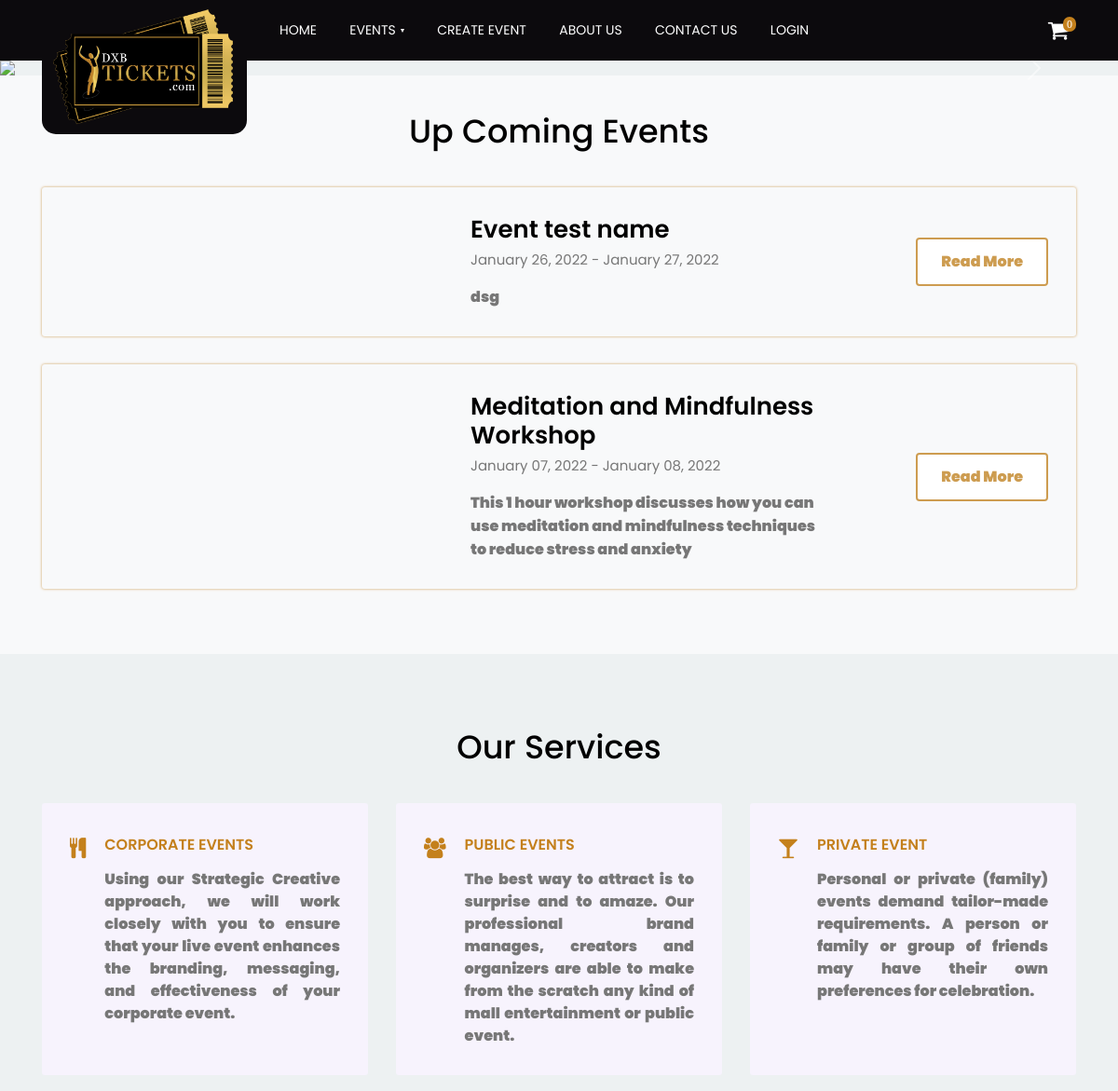
Before: /blank-page.php (upper part) with the older database file.
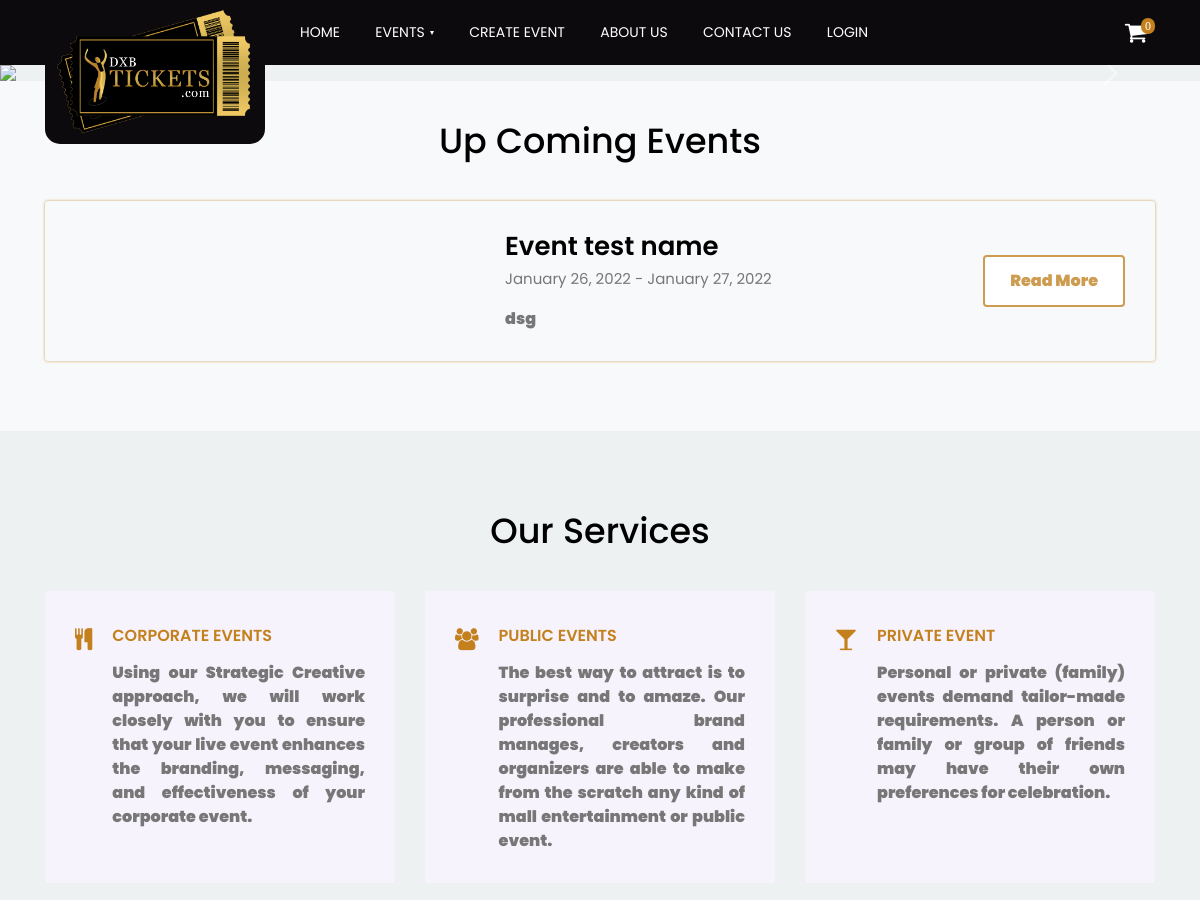
After: the same page with the newer database file.
### tables this page shows
CREATE TABLE IF NOT EXISTS `upcoming_event` (
  `UE_Id` int(100) NOT NULL AUTO_INCREMENT,
  `EventStatus` tinyint(1) DEFAULT NULL,
  `Description` text,
  `BannerImage` varchar(250) DEFAULT NULL,
  `DateCreate` datetime DEFAULT NULL,
  `StartDate` date DEFAULT NULL,
  `StartTime` time DEFAULT NULL,
  `EndDate` date DEFAULT NULL,
  `EndTime` time DEFAULT NULL,
  `ShortDescription` text,
  `EventName` varchar(100) DEFAULT NULL,
  `EventLocation` varchar(50) DEFAULT NULL,
  `AgeLimit` varchar(250) DEFAULT NULL,
  `Organizer` varchar(50) DEFAULT NULL,
  PRIMARY KEY (`UE_Id`)
);

### blank-page.php (called while the page is built, shortened)
<?php
    require_once './pages/link.php';
    require_once './pages/header.php';
    require_once './pages/slider.php';
    require_once './pages/upcoming-events.php';
    require_once './pages/our-services.php';
    require_once './pages/footer.php';
?>

### pages/upcoming-events.php (the view, shortened to what this page needs)
<?php
    $resUpcoming = mysqli_query($conn, "SELECT UE_Id, BannerImage, StartDate, EndDate, EventName, ShortDescription FROM upcoming_event WHERE EventStatus = 1 ORDER BY UE_Id DESC LIMIT 6");
    if (mysqli_num_rows($resUpcoming) > 0) {
?>
    <section class="w3l-price-2">
        <div class="price-main">
            <div class="wrapper">
                <div class="section-title align-center text-center">
                        <h4>Up Coming Events</h4>
                </div>
                <div class="pricing-style-w3ls">
                    <div class="pricing-chart">
                    <?php
                        while($rowUpcoming = mysqli_fetch_assoc($resUpcoming)) {
                            ?>
                            <div class="price-box btn-layout bt6">
                                <div class="grid grid-column-2">
                                    <div class="column1">
                                        <div class="job-info">
                                            <h6 class="pricehead"><a href="event-single.php?pid=<?php echo $rowUpcoming['UE_Id'];?>"><?php echo $rowUpcoming['EventName'];?></a></h6>
                                            <h5><?php echo date_format(date_create($rowUpcoming['StartDate']), 'F d, Y') . " - " . date_format(date_create($rowUpcoming['EndDate']), 'F d, Y'); ?> </h5>
                                            <p><?php echo $rowUpcoming['ShortDescription'];?></p>
                                        </div>
                                    </div>
                                    <div class="column3 text-right">
                                        <a href="event-single.php?pid=<?php echo $rowUpcoming['UE_Id'];?>" class="actionbg">Read More</a>
                                    </div>
                                </div>
                            </div>
                            <?php
                        }
                    ?>
                </div>
            </div>
        </div>
    </section>
    <?php
    }
    ?>

Changed rows visible on the page:
removed upcoming_event: EventName "Meditation and Mindfulness Workshop", StartDate "January 07, 2022", EndDate "January 08, 2022", ShortDescription "This 1 hour workshop discusses how you can use meditation and mindfulness techniques to reduce stress and anxiety"
